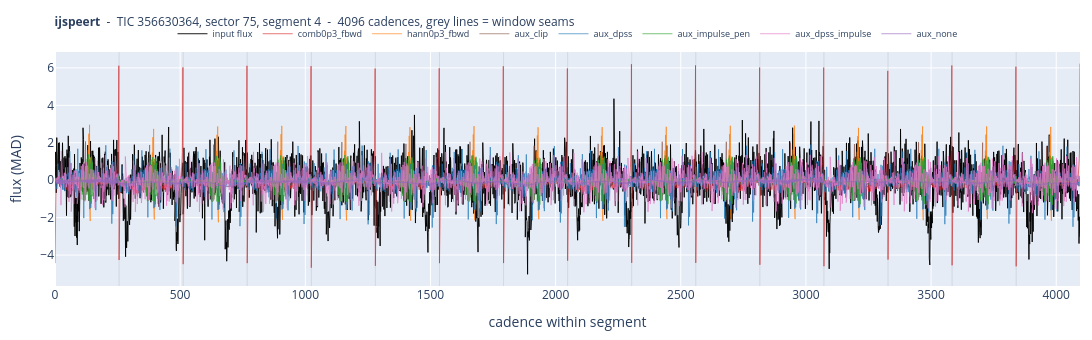

Notebook code cell kept with this figure:
### Code cell
plot_class("ijspeert")

### Figure 1 — Plotly figure (JSON) as saved in the notebook; plotly's stock layout.template omitted (floating-point values rounded to 4 significant figures; data arrays with more than 128 entries replaced by an {"elided": "..."} marker saying what was removed)
{"data": [{"line": {"color": "black", "width": 0.9}, "mode": "lines", "name": "input flux", "type": "scatter", "y": {"elided": "4096 float values"}}, {"line": {"color": "#d62728", "width": 0.7}, "mode": "lines", "name": "comb0p3_fbwd", "opacity": 0.9, "type": "scatter", "y": {"elided": "4096 float values"}}, {"line": {"color": "#ff7f0e", "width": 0.7}, "mode": "lines", "name": "hann0p3_fbwd", "opacity": 0.9, "type": "scatter", "y": {"elided": "4096 float values"}}, {"line": {"color": "#8c564b", "width": 0.7}, "mode": "lines", "name": "aux_clip", "opacity": 0.9, "type": "scatter", "y": {"elided": "4096 float values"}}, {"line": {"color": "#1f77b4", "width": 0.7}, "mode": "lines", "name": "aux_dpss", "opacity": 0.9, "type": "scatter", "y": {"elided": "4096 float values"}}, {"line": {"color": "#2ca02c", "width": 0.7}, "mode": "lines", "name": "aux_impulse_pen", "opacity": 0.9, "type": "scatter", "y": {"elided": "4096 float values"}}, {"line": {"color": "#e377c2", "width": 0.7}, "mode": "lines", "name": "aux_dpss_impulse", "opacity": 0.9, "type": "scatter", "y": {"elided": "4096 float values"}}, {"line": {"color": "#9467bd", "width": 0.7}, "mode": "lines", "name": "aux_none", "opacity": 0.9, "type": "scatter", "y": {"elided": "4096 float values"}}], "layout": {"height": 340, "hovermode": "x unified", "legend": {"font": {"size": 9}, "orientation": "h", "x": 0.5, "xanchor": "center", "y": 1.14}, "margin": {"b": 38, "l": 55, "r": 12, "t": 52}, "shapes": [{"line": {"color": "rgba(120,120,120,0.35)", "width": 0.5}, "type": "line", "x0": 256, "x1": 256, "xref": "x", "y0": 0, "y1": 1, "yref": "y domain"}, {"line": {"color": "rgba(120,120,120,0.35)", "width": 0.5}, "type": "line", "x0": 512, "x1": 512, "xref": "x", "y0": 0, "y1": 1, "yref": "y domain"}, {"line": {"color": "rgba(120,120,120,0.35)", "width": 0.5}, "type": "line", "x0": 768, "x1": 768, "xref": "x", "y0": 0, "y1": 1, "yref": "y domain"}, {"line": {"color": "rgba(120,120,120,0.35)", "width": 0.5}, "type": "line", "x0": 1024, "x1": 1024, "xref": "x", "y0": 0, "y1": 1, "yref": "y domain"}, {"line": {"color": "rgba(120,120,120,0.35)", "width": 0.5}, "type": "line", "x0": 1280, "x1": 1280, "xref": "x", "y0": 0, "y1": 1, "yref": "y domain"}, {"line": {"color": "rgba(120,120,120,0.35)", "width": 0.5}, "type": "line", "x0": 1536, "x1": 1536, "xref": "x", "y0": 0, "y1": 1, "yref": "y domain"}, {"line": {"color": "rgba(120,120,120,0.35)", "width": 0.5}, "type": "line", "x0": 1792, "x1": 1792, "xref": "x", "y0": 0, "y1": 1, "yref": "y domain"}, {"line": {"color": "rgba(120,120,120,0.35)", "width": 0.5}, "type": "line", "x0": 2048, "x1": 2048, "xref": "x", "y0": 0, "y1": 1, "yref": "y domain"}, {"line": {"color": "rgba(120,120,120,0.35)", "width": 0.5}, "type": "line", "x0": 2304, "x1": 2304, "xref": "x", "y0": 0, "y1": 1, "yref": "y domain"}, {"line": {"color": "rgba(120,120,120,0.35)", "width": 0.5}, "type": "line", "x0": 2560, "x1": 2560, "xref": "x", "y0": 0, "y1": 1, "yref": "y domain"}, {"line": {"color": "rgba(120,120,120,0.35)", "width": 0.5}, "type": "line", "x0": 2816, "x1": 2816, "xref": "x", "y0": 0, "y1": 1, "yref": "y domain"}, {"line": {"color": "rgba(120,120,120,0.35)", "width": 0.5}, "type": "line", "x0": 3072, "x1": 3072, "xref": "x", "y0": 0, "y1": 1, "yref": "y domain"}, {"line": {"color": "rgba(120,120,120,0.35)", "width": 0.5}, "type": "line", "x0": 3328, "x1": 3328, "xref": "x", "y0": 0, "y1": 1, "yref": "y domain"}, {"line": {"color": "rgba(120,120,120,0.35)", "width": 0.5}, "type": "line", "x0": 3584, "x1": 3584, "xref": "x", "y0": 0, "y1": 1, "yref": "y domain"}, {"line": {"color": "rgba(120,120,120,0.35)", "width": 0.5}, "type": "line", "x0": 3840, "x1": 3840, "xref": "x", "y0": 0, "y1": 1, "yref": "y domain"}], "title": {"font": {"size": 12}, "text": "<b>ijspeert</b>  -  TIC 356630364, sector 75, segment 4  -  4096 cadences, grey lines = window seams"}, "width": 1550, "xaxis": {"title": {"text": "cadence within segment"}}, "yaxis": {"title": {"text": "flux (MAD)"}}}}
